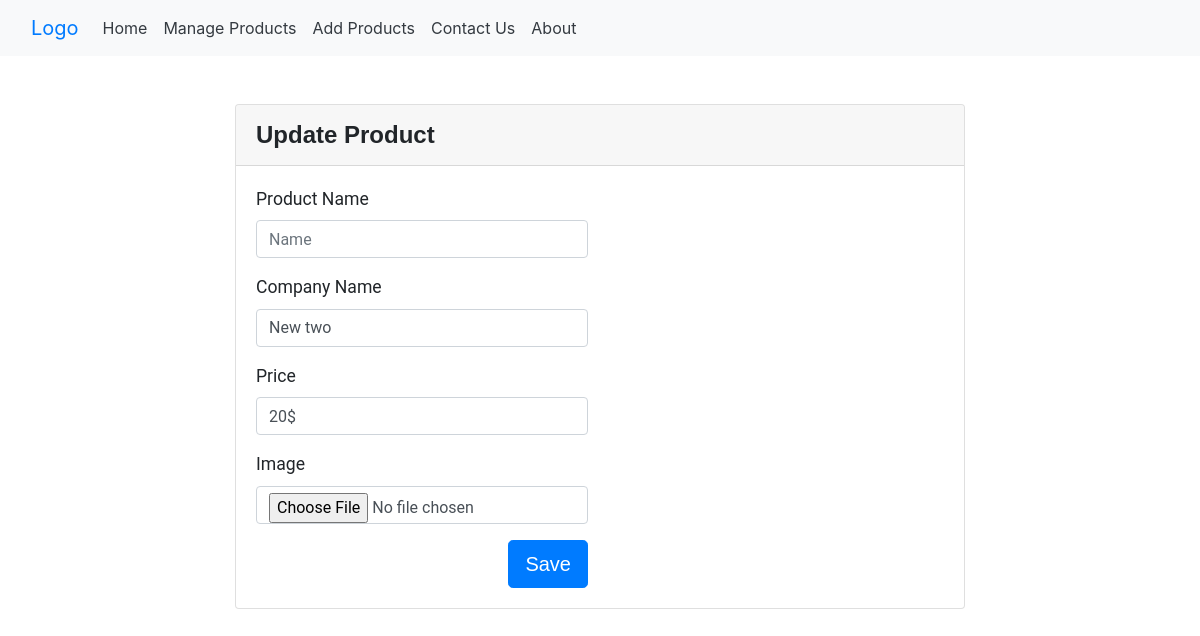
The page /updateProduct/7/ on the database as committed earlier.
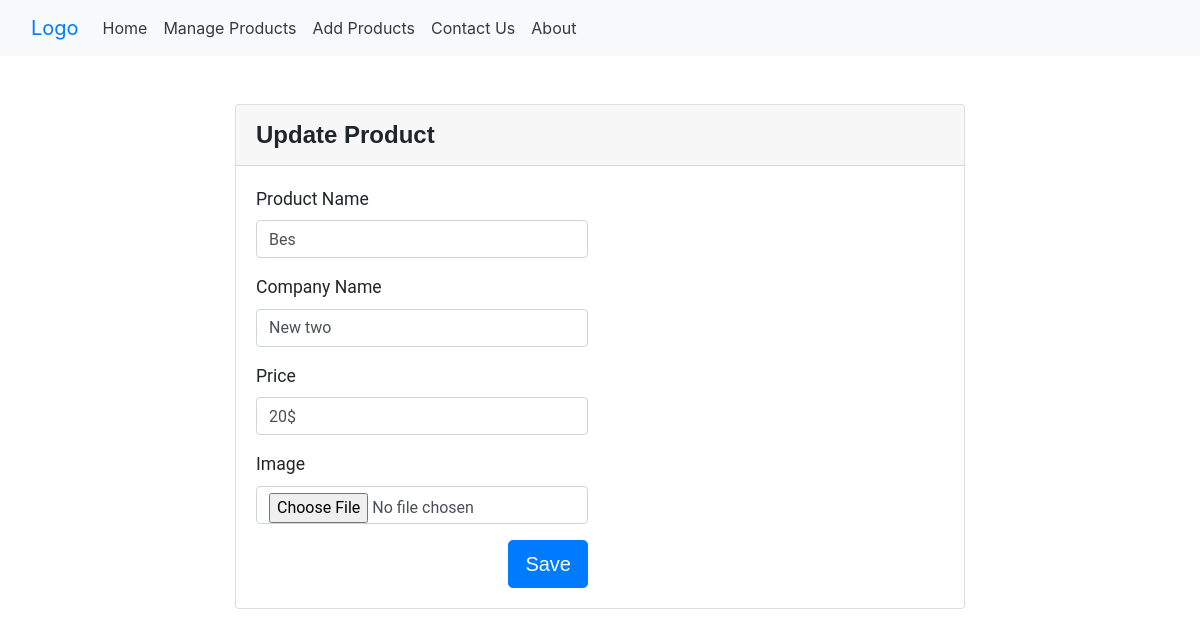
The same page on the database as committed later.
### products/models.py (models this page shows)
class Product(models.Model):
	name = models.CharField(max_length=100, null=True, blank=True)
	company = models.CharField(max_length=200, null=True, blank=True)
	price = models.CharField(max_length=100, null=True, blank=True)
	image = models.ImageField(upload_to="products/images", null=True, blank=True)

### products/views.py (the view)
# urls.py: path('updateProduct/<int:pk>/', views.updateProduct, name='updateProduct'),
def updateProduct(request, pk):
    product = get_object_or_404(Product, pk=pk)
    if request.method == 'POST':
        form = ProductForm(request.POST, request.FILES or None, instance=product)
        if form.is_valid():
            form.save()
            return redirect('manageProduct')
    else:
        form = ProductForm(instance=product)
    return render(request, 'updateProduct.html', {'form': form})

### products/forms.py
class ProductForm(forms.ModelForm):
    class Meta:
        model = Product
        fields = ['name','company', 'price', 'image']
        widgets = {
            'name': forms.TextInput(attrs={'class': 'form-control', 'placeholder': 'Name', 'required': True}),
            'company': forms.TextInput(attrs={'class': 'form-control', 'placeholder': 'Company', 'required': True}),
            'price': forms.TextInput(attrs={'class': 'form-control', 'placeholder': 'Price', 'required': True}),
            'image': forms.FileInput(attrs={'class': 'form-control', 'placeholder': 'Image'}),
        }
        labels = {
            'name': 'Product Name',
            'company': 'Company Name',
            'price': 'Price',
            'image': 'Image',
        }
    def __init__(self, *args, **kwargs):
        instance = kwargs.get('instance', None)
        super().__init__(*args, **kwargs)
        if instance and instance.image:
            self.fields['image'].required = False
        else:
            self.fields['image'].required = True

### products/templates/updateProduct.html (shortened to what this page needs)
{% extends 'base.html' %}
{% load static %}
{% block content %}
    <div class="container my-5">
        <div class="row justify-content-center">
            <div class="col-lg-8 col-md-10 col-sm-12">
                <div class="card">
                    <div class="card-header" style="font-family: 'Montserrat', sans-serif; font-size: 1.5rem; font-weight: bold;">
                        Update Product
                    </div>
                    <div class="card-body" style="font-family: 'Roboto', sans-serif; font-size: 1.1rem;">
                        <form method="post" enctype="multipart/form-data">
                            <div class="form-group">
                                <label for="{{ form.company.id_for_label }}">{{ form.name.label }}</label>
                                {{ form.name }}
                            </div>
                            <div class="form-group">
                                <label for="{{ form.company.id_for_label }}">{{ form.company.label }}</label>
                                {{ form.company }}
                            </div>
                            <div class="form-group">
                                <label for="{{ form.cost.id_for_label }}">{{ form.price.label }}</label>
                                {{ form.price }}
                            </div>
                            <div class="form-group">
                                <label for="{{ form.image.id_for_label }}">{{ form.image.label }}</label>
                                {{ form.image }}
                            </div>
                            <div class="text-right">
                                <button type="submit" class="btn btn-primary btn-lg" style="font-family: 'Montserrat', sans-serif;">Save</button>
                            </div>
                        </form>
                    </div>
                </div>
            </div>
        </div>
    </div>
{% endblock %}

Rows that differ between the two databases and show on the page:
changed Product "New two": name (not shown) → "Bes"
